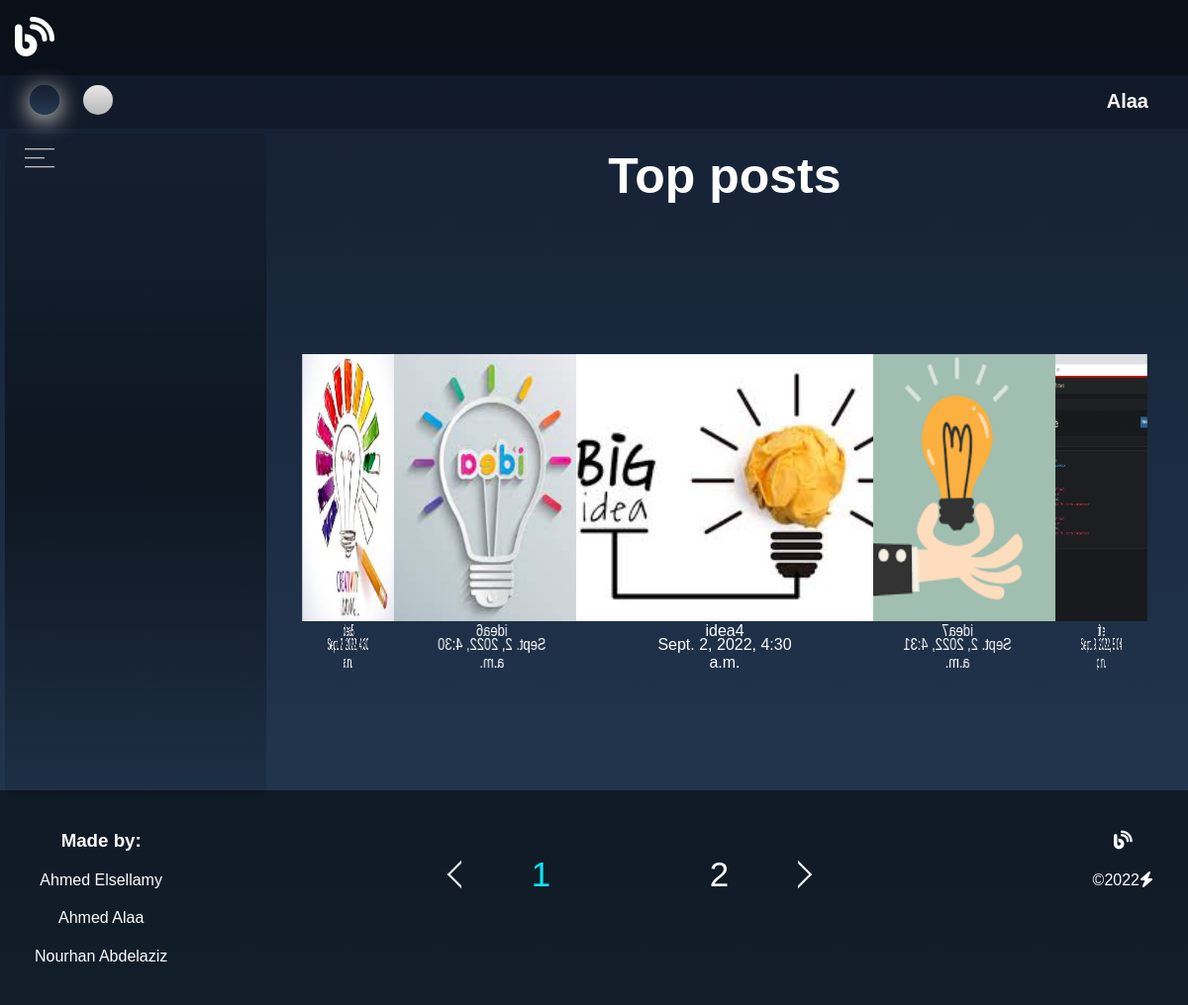
/ (signed in), run on the app's committed database.
### categories/models.py (models this page shows, shortened)
class Post(models.Model):
    post_title = models.CharField(
        max_length=20, null=False, verbose_name='title')
    post_image = models.ImageField(
        upload_to='categories/post/images/', null=True, verbose_name='image')
    post_content = models.TextField(null=True)
    post_category_id = models.ForeignKey(
        Category, on_delete=models.CASCADE, null=True, verbose_name='category')
    tags = TaggableManager()
    post_user_id = models.ForeignKey(
        User, on_delete=models.CASCADE, null=True, verbose_name='user')
    post_created_at = models.DateTimeField(auto_now_add=True, null=True)
    post_updated_at = models.DateTimeField(auto_now=True, null=True)
    likes = models.ManyToManyField(User, related_name='likes', blank=True)
    dislikes = models.ManyToManyField(
        User, related_name='dislikes', blank=True)
    def get_image_url(self):
        return f"/media/{self.post_image}"
    def get_post_details_url(self):
        return reverse("post-details", args=[self.id])
    @classmethod
    def get_posts_sorted(cls):
        return cls.objects.all().order_by("post_created_at")[::-1]

### categories/views.py (the view)
# urls.py: path('', home, name='home'),
def home(request):
    object_list = Post.get_posts_sorted()
    paginator = Paginator(object_list, 5)  # Show 25 contacts per page.
    page_number = request.GET.get('page')
    page_obj = paginator.get_page(page_number)
    return render(request, 'main/index.html', {
        'categories': Category.get_all_categories(),
        'page_obj': page_obj,
    })

### categories/models.py (called while the page is built)
    @classmethod
    def get_all_categories(cls):
        return Category.objects.all()

    def totalsubscribs(self):
        return self.subscribe.count()

### templates/main/index.html (shortened to what this page needs)
{% extends 'global/base.html' %}
{% load static %}
{% block styles %}
<link rel="stylesheet" href="{% static 'accounts/styles/user_menu.css' %}">
<link rel="stylesheet" href="{% static 'main/styles/landing.css' %}">
{% endblock %}
{% block linkes %}
{% if user.is_authenticated %}
    <div class="links">
        <div class="icons">
            {{user.username}}
        </div>
    </div>
{% else %}
    <div class="links">
        <a href="{% url 'login' %}">LOGIN</a>
        <a href="{% url 'register' %}">REGISTER</a>
    </div>
{% endif %}
{% endblock %}
{% block main %}
<main>
    <aside>
        <div class="content-side">
            <div class="icon">
                <span></span>
                <span></span>
                <span></span>
            </div>
        </div>
    </aside>
    <section class="main">
        <h3>Top posts</h3>
        <div class="body-main">
            <div class="box">
            {% for object in page_obj %}
                <span style="--i:{{forloop.counter}}">
                    <a href="{{object.get_post_details_url}}">
                        <picture>
                            <img src="{{object.get_image_url}}" />
                            <p>{{object.post_title}}</p>
                            <p class="date">{{object.post_created_at}}</p>
                        </picture>
                    </a>
                </span>
            {% endfor %}
            </div>
        </div>
    </section>
</main>
{% endblock %}
{% block foot %}
<div class="pagination">
    <div class="icon left" {% if page_obj.has_previous %}active{% endif %}>
        <a href="{% if page_obj.has_previous %}?page={{ page_obj.previous_page_number }}{% endif %}">
            <span></span>
        </a>
    </div>
    <div class="pages">
    {% for i in page_obj.paginator %}
        <div class="box {% if page_obj.number == forloop.counter %} current {% endif %}">
            <a href="?page={{ forloop.counter }}">
            {{ forloop.counter }}
            </a>
        </div>
    {% endfor %}
    </div>
    <div class="icon right" {% if page_obj.has_next %}active{% endif %}>
        <a href="{% if page_obj.has_next %}?page={{ page_obj.next_page_number }}{% endif %}">
            <span></span>
        </a>
    </div>
</div>
{% endblock %}

### static/global/styles/main.css (style rules this page uses)
:root { --main-color: #03e9f4; --back-color-1: #141e30; --back-color-2: #243b55; --text-color: #fff; --box-color: rgba(0, 0, 0, 0.5); }
* { box-sizing: border-box; margin: 0; padding: 0; }
body { font-family: sans-serif; background: linear-gradient(var(--back-color-1), var(--back-color-2)); }
main { position: relative; }
footer .content :not(:last-child) { margin-bottom: 20px; }

### static/accounts/styles/user_menu.css (style rules this page uses)
nav .links { position: absolute; top: 0; right: 25px; display: inline-block; }
nav .icons { display: inline-block; margin: 5px; padding: 10px; color: var(--text-color); font-weight: bold; font-size: 20px; }

### static/main/styles/landing.css (style rules this page uses)
main { display: flex; height: calc(100vh - 76px - 55px); color: var(--text-color) }
main aside { left: 5px; top: 5px; background: linear-gradient(rgba(0, 0, 0, 0.1),var(--box-color),rgba(0, 0, 0, 0.1)); padding: 5px; width: 350px; border-radius: 5px; -webkit-border-radius: 5px; -moz-border-radius: 5px; -ms-border-radius: 5px; -o-border-radius: 5px; position: relative; }
main aside .content-side { width: 100%; position: absolute; }
main aside .icon { display: flex; flex-direction: column; height: 20px; justify-content: space-between; margin-top: 10px; margin-left: 15px; margin-bottom: 10px; }
main aside .icon span { height: 2px; width: 30px; display: inline-block; background: linear-gradient(var(--text-color), var(--box-color)); }
main aside .icon span:nth-child(2) { width: 20px; }
main .main { width: 100%; height: 100%; text-align: center; margin: 20px; }
main .main h3 { font-size: 50px; }
main .main .body-main { display: flex; justify-content: center; align-items: center; min-height: calc(100vh - 200px); }
main .main .body-main .box { position: relative; width: 300px; height: 300px; transform-style: preserve-3d; animation: animate 11s linear infinite; -webkit-animation: animate 11s linear infinite; }
main .main .body-main .box span { position: absolute; top: 0; left: 0; width: 100%; height: 100%; transform-origin: center; transform-style: preserve-3d; transform: rotateY(calc(var(--i) * 72deg)) translateZ(400px); -webkit-transform: rotateY(calc(var(--i) * 72deg)) translateZ(400px); -moz-transform: rotateY(calc(var(--i) * 72deg)) translateZ(400px); -ms-transform: rotateY(calc(var(--i) * 72deg)) translateZ(400px); -o-transform: rotateY(calc(var(--i) * 72deg)) translateZ(400px); }
main .main .body-main .box span picture { position: relative; }
main .main .body-main .box span img { position: relative; top: 0; left: 0; width: 100%; height: 90%; object-fit: cover; }
main .main .body-main .box span p { position: absolute; top: 90%; left: 50%; transform: translateX(-50%); -webkit-transform: translateX(-50%); -moz-transform: translateX(-50%); -ms-transform: translateX(-50%); -o-transform: translateX(-50%); color: var(--text-color); }
main .main .body-main .box span p.date { top: 170%; left: 50%; position: absolute; }
.pagination { position: relative; width: 30vw; }
.pagination .icon { position: absolute; top: calc(50% - 11px); width: fit-content; }
.pagination .icon.left { left: 0; }
.pagination .icon.right { right: 0; }
.pagination .icon span { display: inline-block; width: 20px; height: 20px; border: 2px solid; transform: rotate(45deg); -webkit-transform: rotate(45deg); -moz-transform: rotate(45deg); -ms-transform: rotate(45deg); -o-transform: rotate(45deg); }
.pagination .icon.left span { border-color: transparent transparent var(--text-color) var(--text-color); cursor: pointer; }
.pagination .icon.right span { border-color: var(--text-color) var(--text-color) transparent transparent; cursor: pointer; }
.pagination .pages { margin: 20px auto; display: flex; justify-content: space-around; align-items: center; }
.pagination .pages .box { font-size: 35px; margin: 0; padding: 5px; }
.pagination .pages .box a { text-decoration: none; color: var(--text-color); }
.pagination .pages .box.current a { color: var(--main-color); pointer-events: none; }
.pagination .icon:not([active]) a { pointer-events: none; }

### data on the page
Post: get_image_url (picture), post_title "title", post_created_at "Sept. 9, 2022, 5:04 p.m."
Post: get_image_url (picture), post_title "idea7", post_created_at "Sept. 2, 2022, 4:31 a.m."
Post: get_image_url (picture), post_title "idea6", post_created_at "Sept. 2, 2022, 4:30 a.m."
Post: get_image_url (picture), post_title "idea5", post_created_at "Sept. 2, 2022, 4:30 a.m."
Post: get_image_url (picture), post_title "idea4", post_created_at "Sept. 2, 2022, 4:30 a.m."

### other printed values
{{ user.username }} "Alaa"
